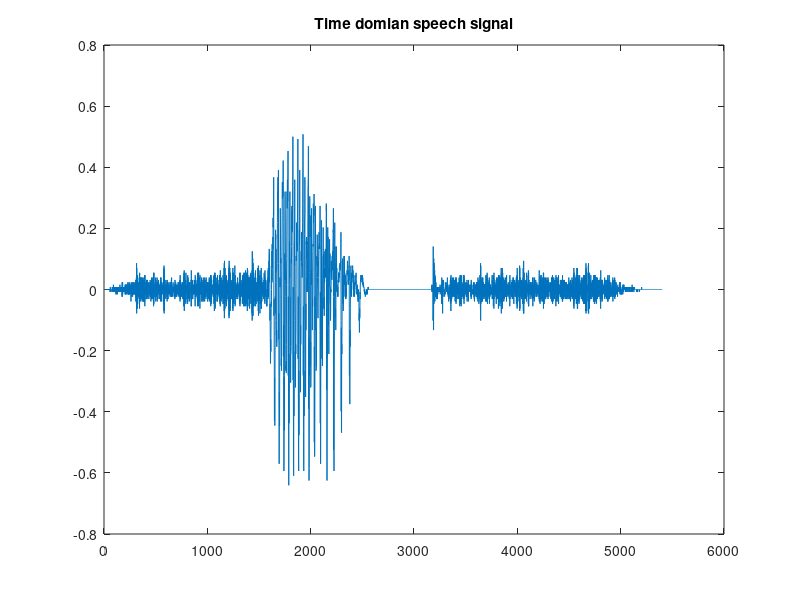

Source code (MATLAB): (Note: this script raises an error after producing the figure.)
clear; clc
load('speech.mat');
fs = 8000;
%%
figure(1);
total_length = length(speech);
%sound(speech,fs);
fprintf('Total number of samples are: %i\n',total_length);
plot(speech);
title('Time domian speech signal');
%%
m = enframe(speech,256,256);
unvoiced_frame = m(15,:);
joshuaplot(unvoiced_frame,fs,'unvoiced');
%%
voiced_frame = m(6,:);
plot(voiced_frame);
joshuaplot(voiced_frame,fs,'voiced');
%%
recObj = audiorecorder;
disp('Start speaking.')
recordblocking(recObj, 5);
disp('End of Recording.');
%%
%play(recObj);
y = getaudiodata(recObj);
k = enframe(y,256,256);
plot(y);
%%
 voiced = k(66,:);
 unvoiced = k (145,:); 
joshuaplot(unvoiced,fs,'unvoiced');
joshuaplot(voiced,fs,'voiced');
%%
soundsc(y);





